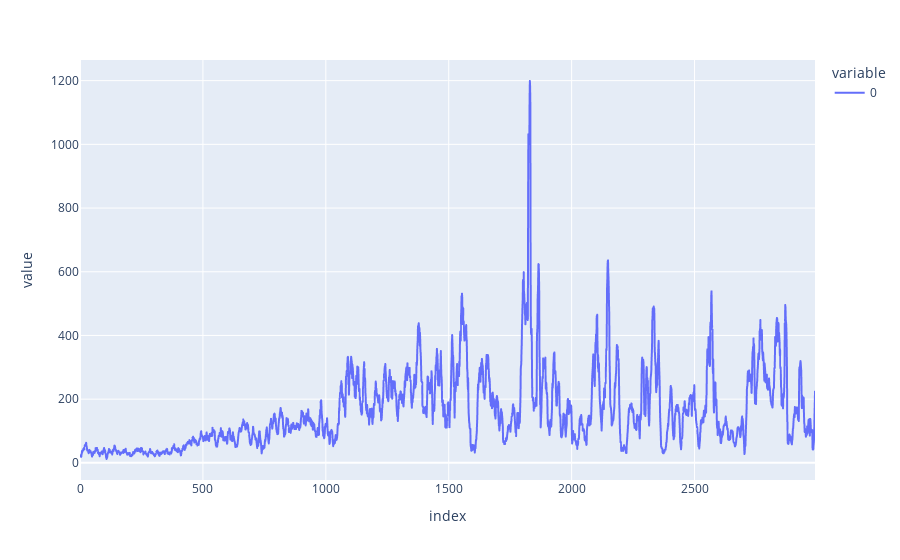

Notebook cell for this chart:
### Code cell
px.line(np.convolve(ts, np.ones(10)/10, "valid"))

### Figure 1 — Plotly figure (JSON) as saved in the notebook; plotly's stock layout.template omitted (floating-point values rounded to 4 significant figures; data arrays with more than 128 entries replaced by an {"elided": "..."} marker saying what was removed)
{"data": [{"hovertemplate": "variable=0<br>index=%{x}<br>value=%{y}<extra></extra>", "legendgroup": "0", "line": {"color": "#636efa", "dash": "solid"}, "marker": {"symbol": "circle"}, "mode": "lines", "name": "0", "showlegend": true, "type": "scattergl", "x": {"elided": "2991 int values"}, "xaxis": "x", "y": {"elided": "2991 float values"}, "yaxis": "y"}], "layout": {"autosize": true, "legend": {"title": {"text": "variable"}, "tracegroupgap": 0}, "margin": {"t": 60}, "xaxis": {"anchor": "y", "autorange": true, "domain": [0, 1], "range": [0, 2990], "title": {"text": "index"}, "type": "linear"}, "yaxis": {"anchor": "x", "autorange": true, "domain": [0, 1], "range": [-53.83, 1265.0], "title": {"text": "value"}, "type": "linear"}}}
